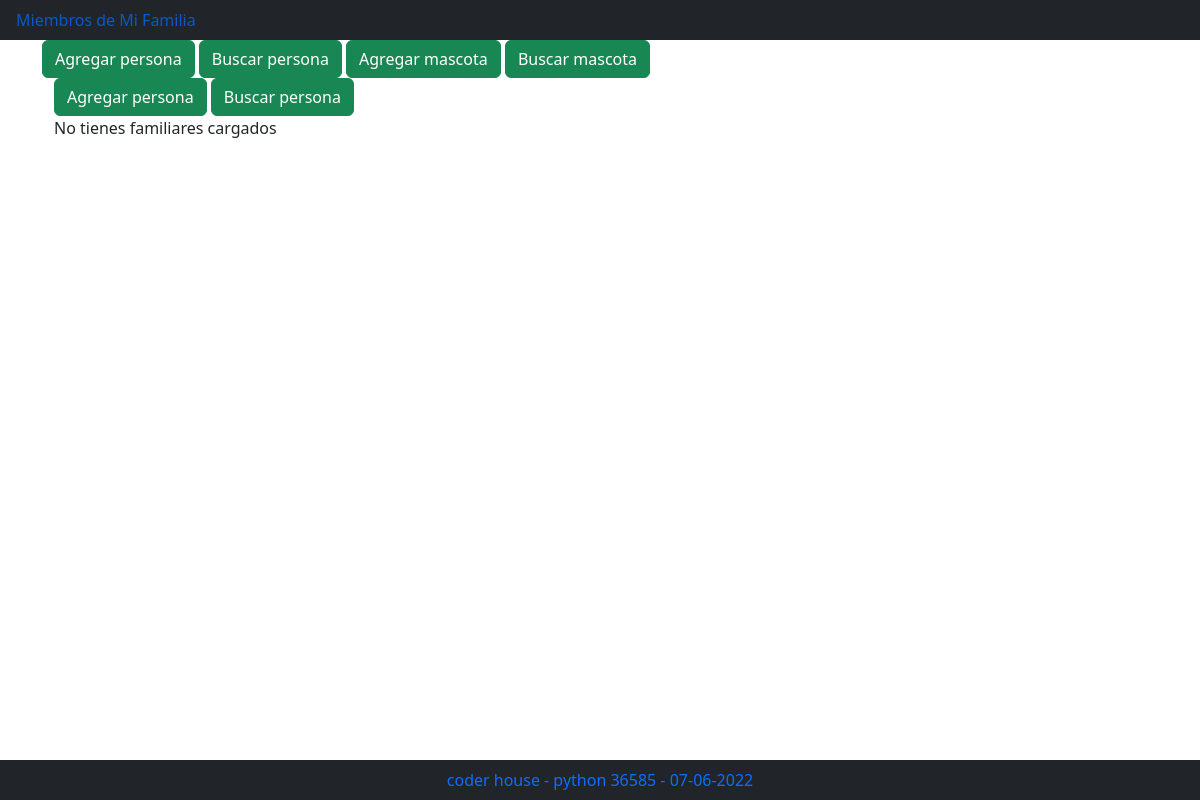
Before: /index_2/ with the older database file.
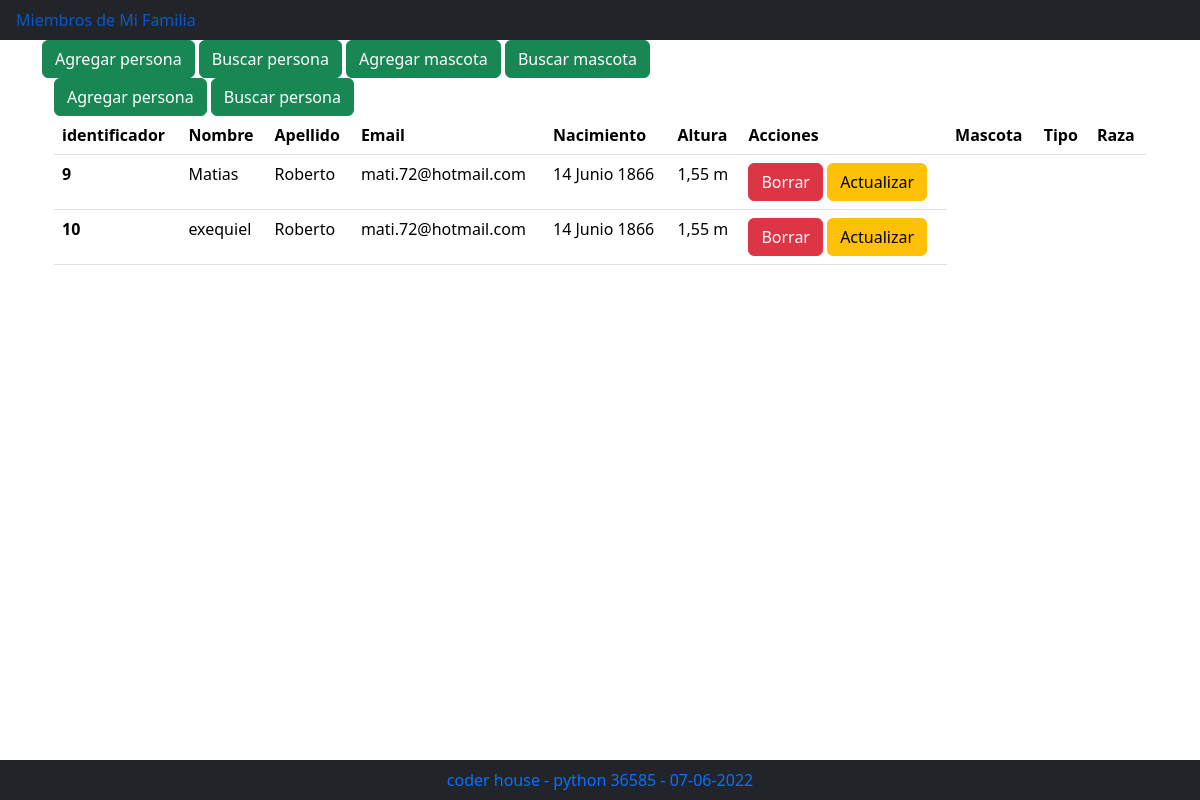
After: the same page with the newer database file.
### familia/models.py (models this page shows)
class Persona(models.Model):
    nombre = models.CharField(max_length=100)
    apellido = models.CharField(max_length=100)
    email = models.EmailField(max_length=100)
    fecha_nacimiento = models.DateField()
    altura = models.FloatField(default=0.0)

### familia/views.py (the view)
# urls.py: path('index_2/', views.index_2, name="index_2"),
def index_2(request):
    personas = Persona.objects.all()
    mascotas = Mascota.objects.all()
    alimentos = Alimento.objects.all()
    context = {
        'personas': personas,
        'mascotas': mascotas,
        'alimentos': alimentos,
    }
    template = loader.get_template('familia/lista_familiares.html')
    return HttpResponse(render(request, 'familia/lista_familiares.html', context))

### familia/templates/familia/lista_familiares.html
{% extends "familia/index.html" %}
{% load django_bootstrap5 %}
{% block cuerpo %}
<div class="container">
  <div class="row">
    <div class="col">
      {% url 'agregar_persona' as agregar_persona_url %}
      {% url 'buscar_persona' as buscar_persona_url %}
      {% bootstrap_button "Agregar persona" button_class="btn-success" button_type="link" href=agregar_persona_url %}
      {% bootstrap_button "Buscar persona" button_class="btn-success" button_type="link" href=buscar_persona_url %}
    </div>
  </div>
  <div class="row">
    <div class="col">
        {% if personas %}
        <table class="table">
            <thead>
                <th scope="col">identificador</th>
                <th scope="col">Nombre</th>
                <th scope="col">Apellido</th>
                <th scope="col">Email</th>
                <th scope="col">Nacimiento</th>
                <th scope="col">Altura</th>
                <th scope="col">Acciones</th>
                <th scope="col">Mascota</th>
                <th scope="col">Tipo</th>
                <th scope="col">Raza</th>
              </thead>
            {% for p in personas %}
            <tbody>
              <tr>
                    <th scope="row">{{p.id}} </th>
                    <td> {{p.nombre}} </td>
                    <td> {{p.apellido}} </td>
                    <td> {{p.email}} </td>
                    <td> {{p.fecha_nacimiento}} </td>
                    <td> {{p.altura}} m</td>
                    <td>
                    {% url 'borrar_persona' identificador=p.id as borrar_persona_url %}
                    {% url 'actualizar_persona' identificador=p.id as actualizar_persona_url %}
                    {% bootstrap_button "Borrar" size="sm" button_class="btn-danger" button_type="link" href=borrar_persona_url %}
                    {% bootstrap_button "Actualizar" size="sm" button_class="btn-warning" button_type="link" href=actualizar_persona_url %}
                  </td>
                </tr>
            </tbody>
            {% endfor %}
        </table>
        {% else %}
            <p>No tienes familiares cargados</p>
        {% endif %}
    </div>
  </div>
</div>
{% endblock %}

Changed rows visible on the page:
added Persona: id "9", nombre "Matias", apellido "Roberto", email "mati.72@hotmail.com", fecha_nacimiento "14 Junio 1866", altura "1,55", bootstrap_button "Borrar", bootstrap_button "Actualizar"
added Persona: id "10", nombre "exequiel", apellido "Roberto", email "mati.72@hotmail.com", fecha_nacimiento "14 Junio 1866", altura "1,55", bootstrap_button "Borrar", bootstrap_button "Actualizar"
Other visible differences:
text no longer shown: "No tienes familiares cargados"
text now shown: "identificador Nombre Apellido Email Nacimiento Altura Acciones Mascota Tipo Raza"
